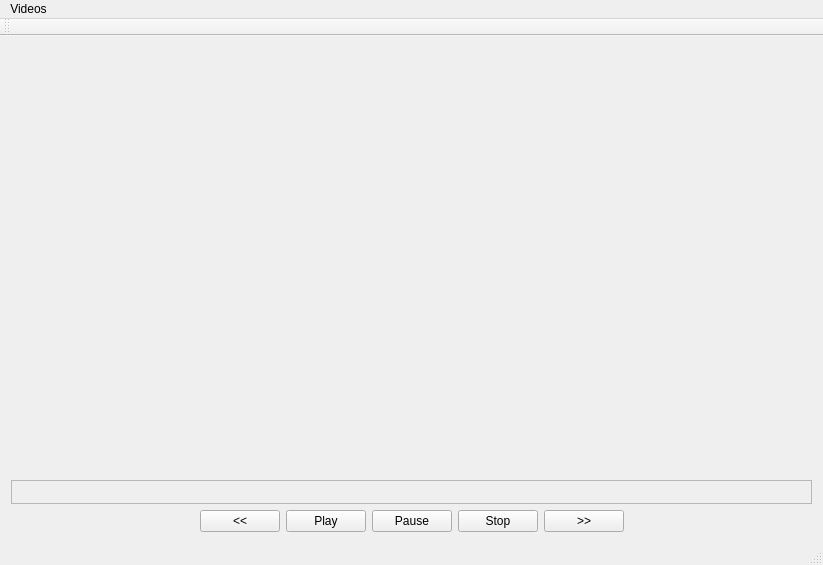
<?xml version="1.0" encoding="UTF-8"?>
<ui version="4.0">
 <class>MainWindow</class>
 <widget class="QMainWindow" name="MainWindow">
  <property name="geometry">
   <rect>
    <x>0</x>
    <y>0</y>
    <width>823</width>
    <height>565</height>
   </rect>
  </property>
  <property name="windowTitle">
   <string>MainWindow</string>
  </property>
  <widget class="QWidget" name="centralWidget">
   <layout class="QGridLayout" name="gridLayout">
    <item row="0" column="0">
     <layout class="QVBoxLayout" name="verticalLayout">
      <item>
       <spacer name="verticalSpacer">
        <property name="orientation">
         <enum>Qt::Vertical</enum>
        </property>
        <property name="sizeHint" stdset="0">
         <size>
          <width>20</width>
          <height>40</height>
         </size>
        </property>
       </spacer>
      </item>
      <item>
       <widget class="QFrame" name="frame">
        <property name="frameShape">
         <enum>QFrame::StyledPanel</enum>
        </property>
        <property name="frameShadow">
         <enum>QFrame::Raised</enum>
        </property>
        <layout class="QGridLayout" name="gridLayout_2">
         <item row="0" column="0">
          <layout class="QGridLayout" name="vidGrid"/>
         </item>
        </layout>
       </widget>
      </item>
      <item>
       <layout class="QHBoxLayout" name="horizontalLayout_2">
        <item>
         <spacer name="horizontalSpacer_3">
          <property name="orientation">
           <enum>Qt::Horizontal</enum>
          </property>
          <property name="sizeHint" stdset="0">
           <size>
            <width>40</width>
            <height>20</height>
           </size>
          </property>
         </spacer>
        </item>
        <item>
         <widget class="QPushButton" name="backButton">
          <property name="text">
           <string>&lt;&lt;</string>
          </property>
         </widget>
        </item>
        <item>
         <widget class="QPushButton" name="playButton">
          <property name="text">
           <string>Play</string>
          </property>
         </widget>
        </item>
        <item>
         <widget class="QPushButton" name="pauseButton">
          <property name="text">
           <string>Pause</string>
          </property>
         </widget>
        </item>
        <item>
         <widget class="QPushButton" name="stopButton">
          <property name="text">
           <string>Stop</string>
          </property>
         </widget>
        </item>
        <item>
         <widget class="QPushButton" name="fwdButton">
          <property name="text">
           <string>&gt;&gt;</string>
          </property>
         </widget>
        </item>
        <item>
         <spacer name="horizontalSpacer_4">
          <property name="orientation">
           <enum>Qt::Horizontal</enum>
          </property>
          <property name="sizeHint" stdset="0">
           <size>
            <width>40</width>
            <height>20</height>
           </size>
          </property>
         </spacer>
        </item>
       </layout>
      </item>
     </layout>
    </item>
   </layout>
  </widget>
  <widget class="QMenuBar" name="menuBar">
   <property name="geometry">
    <rect>
     <x>0</x>
     <y>0</y>
     <width>823</width>
     <height>22</height>
    </rect>
   </property>
   <widget class="QMenu" name="menuVideos">
    <property name="title">
     <string>Videos</string>
    </property>
    <addaction name="actionLoad_Videos"/>
   </widget>
   <addaction name="menuVideos"/>
  </widget>
  <widget class="QToolBar" name="mainToolBar">
   <attribute name="toolBarArea">
    <enum>TopToolBarArea</enum>
   </attribute>
   <attribute name="toolBarBreak">
    <bool>false</bool>
   </attribute>
  </widget>
  <widget class="QStatusBar" name="statusBar"/>
  <action name="actionLoad_Videos">
   <property name="text">
    <string>Load Videos</string>
   </property>
  </action>
 </widget>
 <layoutdefault spacing="6" margin="11"/>
 <resources/>
 <connections/>
</ui>
